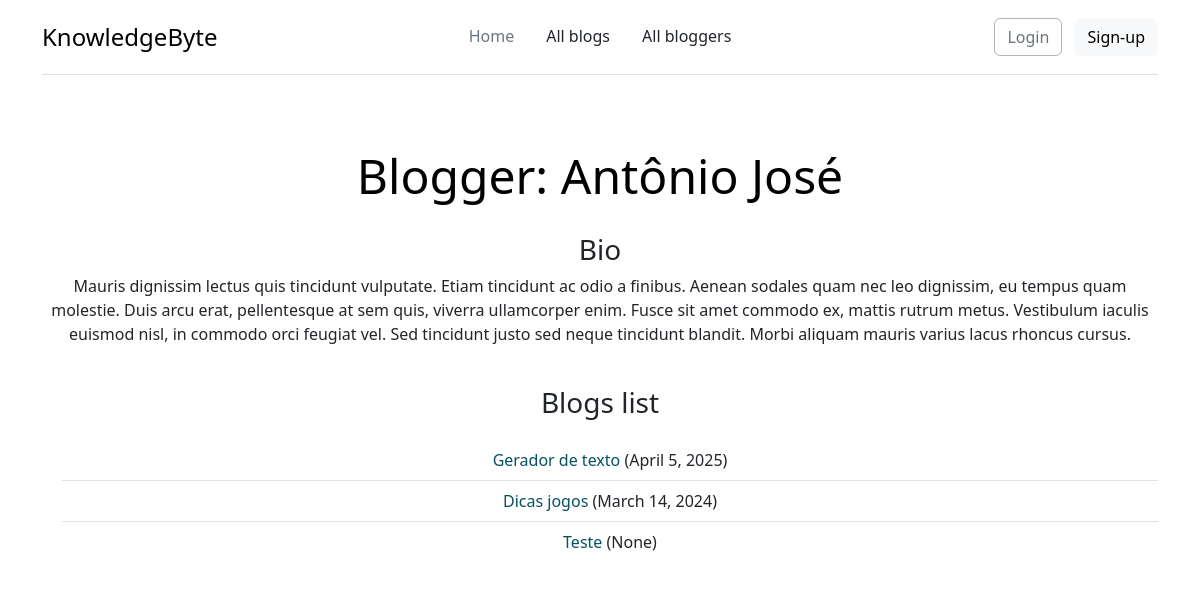
The page /blog/blogger/3 on the database its author committed.
### blog/models.py (models this page shows, shortened)
class Blogger(models.Model):
    first_name = models.CharField(max_length=100)
    last_name = models.CharField(max_length=100)
    bio = models.TextField(max_length=1000, help_text='Enter a bio of the blogger')
    user = models.ForeignKey(get_user_model(),on_delete=models.SET_NULL, null=True)
    class Meta:
        ordering = ['first_name','last_name']

class Blog(models.Model):
    title = models.CharField(max_length=200)
    blogger = models.ForeignKey('Blogger', on_delete=models.SET_NULL, null=True)
    description = models.TextField(max_length=1000, help_text='Enter a description of the post')
    date_of_post = models.DateField(null=True, blank=True)
    def get_absolute_url(self):
        return reverse('blog-detail', args=[str(self.id)])

### blog/views.py (the view)
# urls.py: path('blogger/<int:pk>', views.BloggerDetailView.as_view(), name='blogger-detail'),
class BloggerDetailView(generic.DetailView):
    model = Blogger

### blog/templates/blog/blogger_detail.html (shortened to what this page needs)
{% extends "base_generic.html" %}
{% block content %}
  <br>
  <h2 class="display-5 link-body-emphasis mb-1"> Blogger: {{blogger.first_name}} {{blogger.last_name}} </h2>
  <br>
  <h3> Bio </h3>
  <p> {{blogger.bio}}</p>
  <br>
  <h3>Blogs list</h3>
  <div style="margin-left:20px;margin-top:20px">
    <ul class="list-group list-group-flush">
        {% for post in blogger.blog_set.all %}
        <li class="list-group-item">
            <a class="text-info-emphasis link-underline  link-underline-opacity-0" href="{{ post.get_absolute_url }}">{{post.title}}</a> ({{post.date_of_post}})
        </li>
        {% endfor %}
    </ul>
  </div>
{% endblock %}

### blog/static/css/styles.css (style rules this page uses)
body { min-height: 100vh; min-height: -webkit-fill-available; }
html { height: -webkit-fill-available; }
h1, h2, h3, h4, h5, h6 { font-family: var(--bs-body-font-family); }

### rows shown on the page
Blogger: first_name "Antônio", last_name "José", bio "Mauris dignissim lectus quis tincidunt vulputate. Etiam tincidunt ac odio a finibus. Aenean sodales quam nec leo dignissim, eu tempus quam molestie. Duis arcu erat, pellentesque at sem quis, viverra ullamcorper enim. Fusce sit amet commodo ex, mattis rutrum metus. Vestibulum iaculis euismod nisl, in commodo orci feugiat vel. Sed tincidunt justo sed neque tincidunt blandit. Morbi aliquam mauris varius lacus rhoncus cursus."
Blog: title "Gerador de texto", date_of_post "April 5, 2025"
Blog: title "Dicas jogos", date_of_post "March 14, 2024"
Blog: title "Teste", date_of_post "None"
